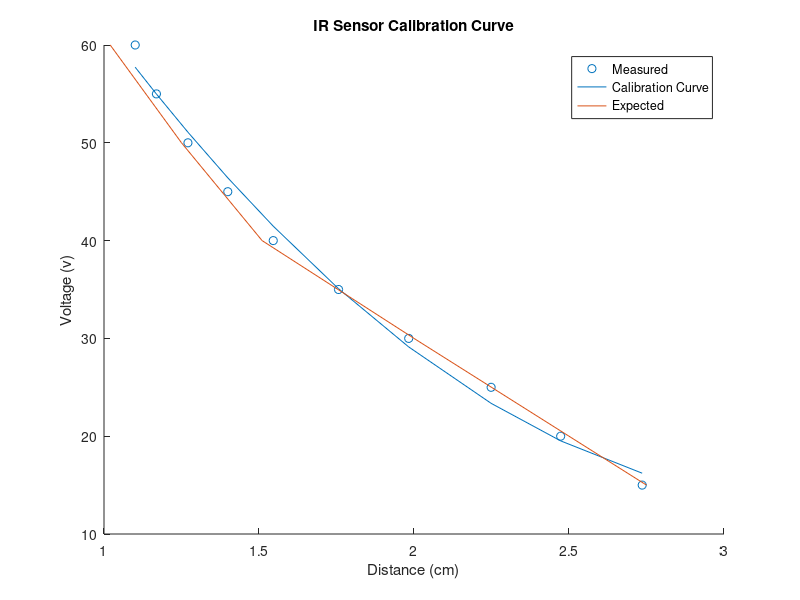
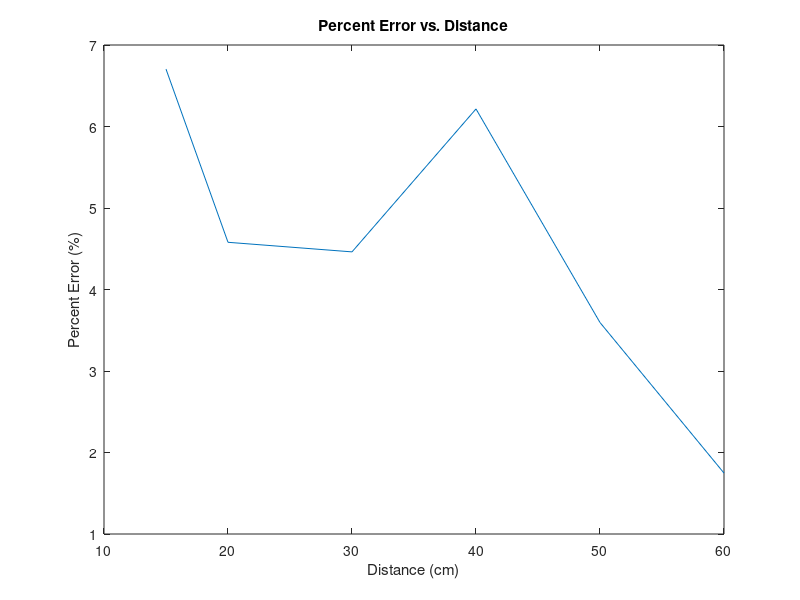

MATLAB code for these plots, in order:
% calibrates IR sensor based on 10 meaurements each of 10 distances
% d is the polyfit result (gives distance in cm as a function of IR
% voltage)
% e is the percent error
function [d, e] = Callibration()
    clear;
    clf;
    calibration_data = csvread('DistanceCalibrationTable.csv');
    measured_distance = calibration_data(:,1);
    measured_raw_IR = calibration_data(:,2:end);

    average_raw_IR = zeros(length(measured_distance),1);
    for i=1:length(measured_distance)
        average_raw_IR(i) = mean(measured_raw_IR(i,:));
    end

    measured_voltage = 5.*(average_raw_IR./1023);

    % values taken from the IR sensor data sheet [citation]
    expected_distance = [15; 20; 30; 40; 50; 60];
    expected_voltage = [2.75; 2.5; 2; 1.51; 1.25; 1.02];
    
    %v = polyfit(measured_distance, measured_voltage, 2);
    d = polyfit(measured_voltage, measured_distance, 2)
    %fit_curve = polyval(v, measured_distance);
    fit_curve = polyval(d, measured_voltage);
    
    
    %predicted_voltage = polyval(v, expected_distance);
    predicted_distance = polyval(d, expected_voltage);
    %percent_error = (predicted_voltage - expected_voltage)/expected_voltage*100;
    error = predicted_distance - expected_distance;
    percent_error = (abs(error)./predicted_distance)*100;
    
    e = mean(percent_error);
    
    % Plots average measured value for each distance 
    % and calibration curve against expected from IR datasheet
    figure(1)
        clf
        scatter(measured_voltage,measured_distance);
        hold on
        plot(measured_voltage, fit_curve)
        plot(expected_voltage, expected_distance)

        xlabel('Distance (cm)')
        ylabel('Voltage (v)')
        title('IR Sensor Calibration Curve')
        legend('Measured', 'Calibration Curve', 'Expected');
    
    % Plots percent error as a function of distance
    figure(2)
        clf
        plot(expected_distance, percent_error);
        hold on
        
        xlabel('Distance (cm)')
        ylabel('Percent Error (%)')
        title('Percent Error vs. Distance');
    
end